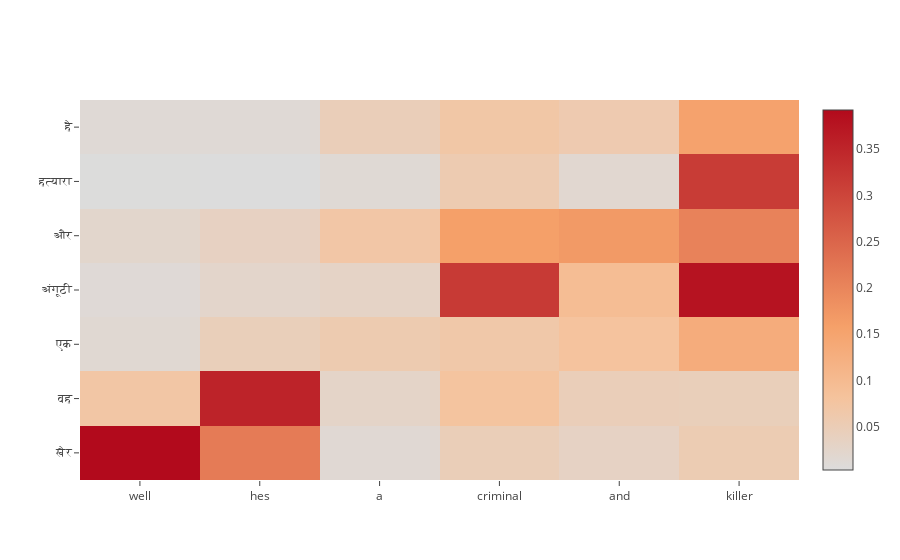

The notebook cell this image was saved under:
### Code cell
predict_random_val_sentence()
